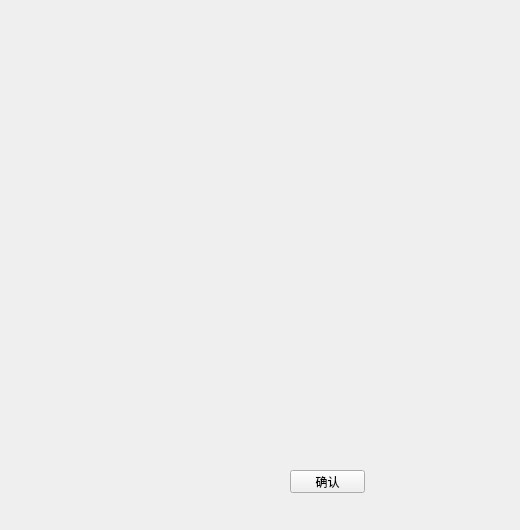
<?xml version="1.0" encoding="UTF-8"?>
<ui version="4.0">
 <class>aboutWindow</class>
 <widget class="QWidget" name="aboutWindow">
  <property name="geometry">
   <rect>
    <x>0</x>
    <y>0</y>
    <width>520</width>
    <height>530</height>
   </rect>
  </property>
  <property name="sizePolicy">
   <sizepolicy hsizetype="Fixed" vsizetype="Fixed">
    <horstretch>0</horstretch>
    <verstretch>0</verstretch>
   </sizepolicy>
  </property>
  <property name="minimumSize">
   <size>
    <width>520</width>
    <height>530</height>
   </size>
  </property>
  <property name="maximumSize">
   <size>
    <width>520</width>
    <height>530</height>
   </size>
  </property>
  <property name="windowTitle">
   <string>Form</string>
  </property>
  <property name="autoFillBackground">
   <bool>false</bool>
  </property>
  <widget class="QPushButton" name="pushButton">
   <property name="geometry">
    <rect>
     <x>290</x>
     <y>470</y>
     <width>75</width>
     <height>23</height>
    </rect>
   </property>
   <property name="text">
    <string>确认</string>
   </property>
  </widget>
 </widget>
 <resources/>
 <connections/>
</ui>
